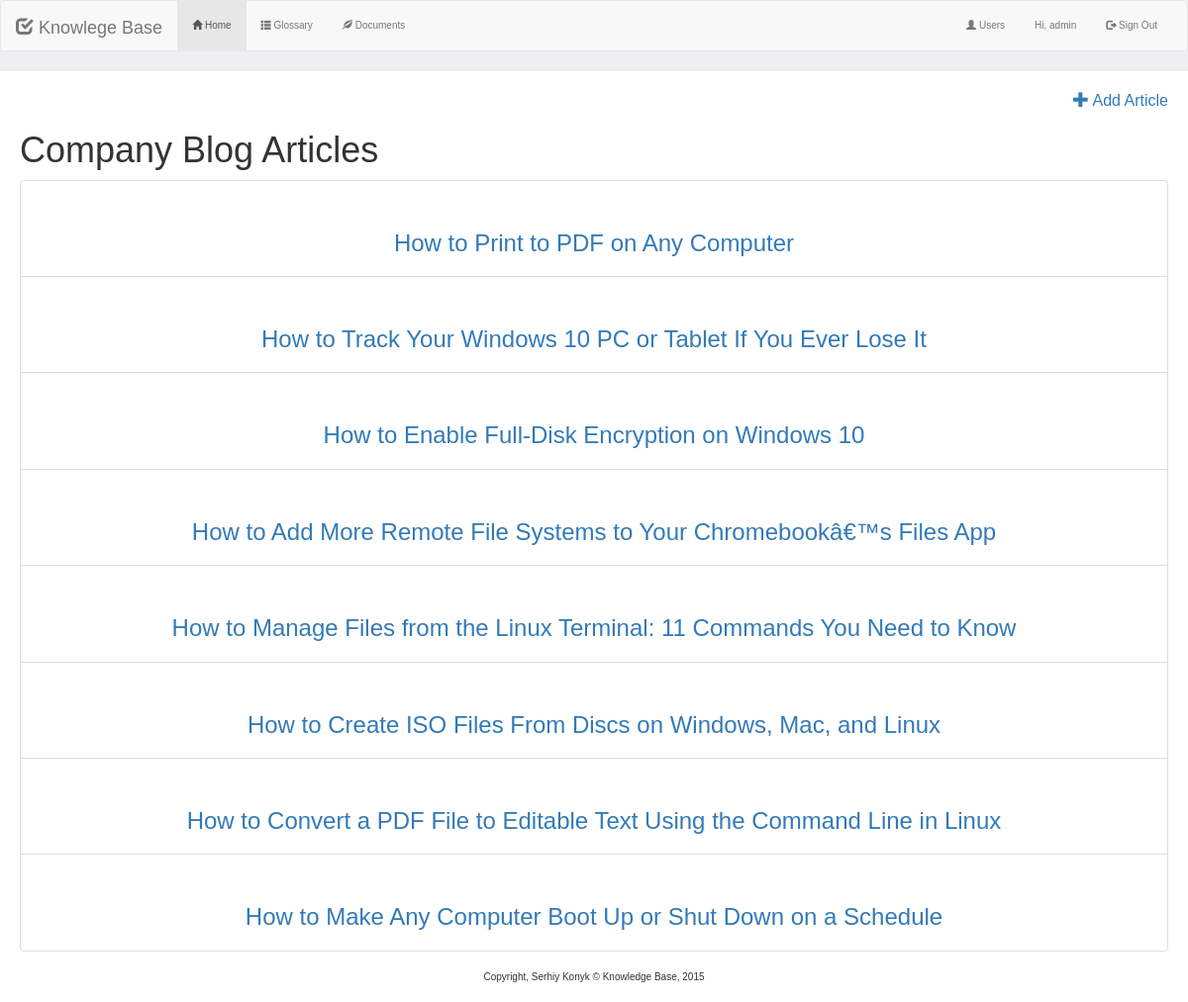
Screenshot of /kms.php?p=home (signed in) with the database file from the repository.
### tables this page shows
CREATE TABLE IF NOT EXISTS `posts` (
  `id` int(11) unsigned NOT NULL,
  `title` varchar(250) NOT NULL DEFAULT '',
  `body` text NOT NULL,
  `created` timestamp NOT NULL,
  `updated` timestamp NULL DEFAULT NULL,
  `slug` varchar(25) NOT NULL DEFAULT ''
);

### kms.php (called while the page is built, shortened)
<?php
include('session.php');
if (isset($_GET['p'])){
  $p = $_GET['p'];
}
include(ROOT.'/templates/header.php');
if($logon == TRUE){
  $page = $p.".php";
}
include($page);
include(ROOT.'/templates/footer.php');
?>

### home.php (the view, shortened to what this page needs)
<?php
include('dbconnect.php');
$query = "SELECT title, id
		FROM posts";
$result = $db->query($query, MYSQLI_ASSOC);
echo "<div id='editIcon'>
			<a href='kms.php?p=article_modify&action=Add'><span class='glyphicon glyphicon-plus'></span> Add Article</a>
	  </div>
	  <h1>Company Blog Articles</h1>";
if(empty($result))
{
	echo "
		<div class='alert alert-danger'>
   			 <strong>Warning</strong> There is no posts to display.
  		</div>";
}
else{
	echo "<ul class='list-group'>";
	while(list($title, $id) = $result->fetch_row())
	{
		echo "
			<li class='list-group-item' align='center'><a href='kms.php?p=blog&id=$id'><h3>$title</h3></a></li>
			";
	}
	echo "</ul>";
}
?>

### css/styles.css (style rules this page uses)
body { font: 1em "Helvetica", sans-serif; background-color: #edeff0; }
h1, h2, h3, h4, h5 { padding-top: 20px; font-weight: 200; }
#editIcon { font-size:medium; float: right; }

### rows the page displays
posts: title "How to Print to PDF on Any Computer"
posts: title "How to Track Your Windows 10 PC or Tablet If You Ever Lose It"
posts: title "How to Enable Full-Disk Encryption on Windows 10"
posts: title "How to Add More Remote File Systems to Your Chromebookâ€™s Files App"
posts: title "How to Manage Files from the Linux Terminal: 11 Commands You Need to Know"
posts: title "How to Create ISO Files From Discs on Windows, Mac, and Linux"
posts: title "How to Convert a PDF File to Editable Text Using the Command Line in Linux"
posts: title "How to Make Any Computer Boot Up or Shut Down on a Schedule"

### other values shown
$username "admin"
